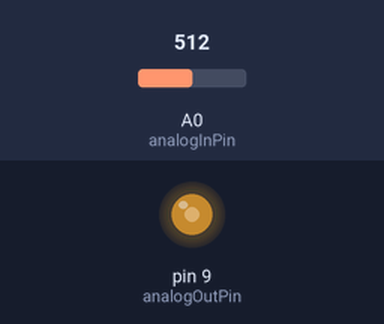
Simulated run of this sketch. Board: Arduino Uno, built with avr-gcc and run on an emulated ATmega328P. Shown: output pins drawn as LEDs (lit = HIGH). The test bench sets the inputs (shaded band); at power-on: A0 (analogInPin) = 512.

Above: at 2.8 s.
2.9 s: A0 (analogInPin) set to 716
At 4.1 s:
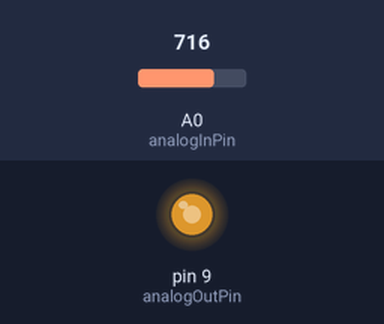
4.5 s: A0 (analogInPin) set to 900
At 5.6 s:
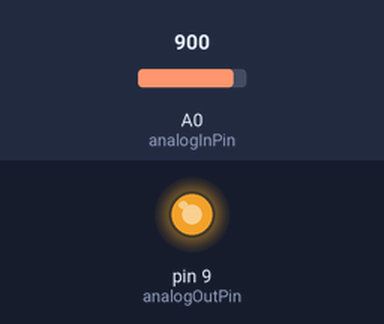
6.5 s: A0 (analogInPin) set to 122
At 8.3 s:
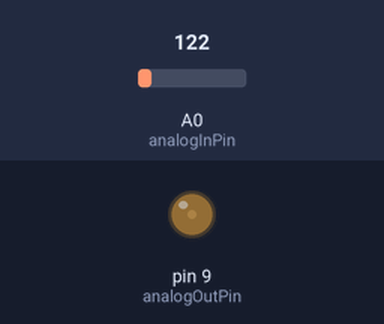
Timing chart, 0 to 9.8 s (numbered marks = the images above; inputs shaded):
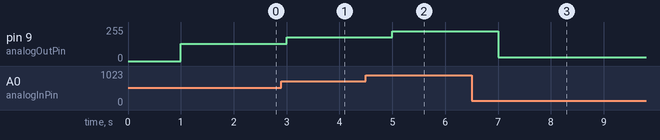

The sketch:

sketch_13_03_60Hz_band_stop.ino
```cpp
#include <TimerOne.h>

//http://www.schwietering.com/jayduino/filtuino/index.php?characteristic=bu&passmode=bs&order=2&usesr=usesr&sr=200&frequencyLow=49&noteLow=&frequencyHigh=51&noteHigh=&pw=pw&calctype=float&run=Send

const int analogInPin = A0;
const int analogOutPin = 9;

const byte PS_128 = (1 << ADPS2) | (1 << ADPS1) | (1 << ADPS0);
const byte PS_16 = (1 << ADPS2);


float v[5];

void setup()
{
  ADCSRA &= ~PS_128;  // remove prescale of 128
  ADCSRA |= PS_16;    // add prescale of 16 (1MHz)

  for(int i=0; i <= 6; i++)
  {
     v[i]=0.0;
  }
//  Timer1.initialize(10000); // uS
  Timer1.attachInterrupt(sample);
  Timer1.pwm(analogOutPin, 0, 100);
  Serial.begin(115200);
}

void loop()
{
}

void sample()
{
  int raw = analogRead(analogInPin);
  int smoothed = (int)(step(raw));
 // Serial.print(raw); Serial.print(","); Serial.println(smoothed);
  Timer1.setPwmDuty(analogOutPin, raw);
}

float step(float x)
{
			v[0] = v[1];
			v[1] = v[2];
			v[2] = v[3];
			v[3] = v[4];
			v[4] = (9.991118180304e-1 * x)
				 + ( -0.9982244250 * v[0])
				 + (  3.9918341618 * v[1])
				 + ( -5.9889945425 * v[2])
				 + (  3.9953827892 * v[3]);
			return
				 (v[0] + v[4])
				- 3.997159 * v[1]
				- 3.997159 * v[3]
				+5.994319 * v[2];
}
```

Measured:
- after the input at 2.9 s, pin 9 (analogOutPin): 128/255 → 179/255 after 0.10 s
- after the input at 4.5 s, pin 9 (analogOutPin): 179/255 → 225/255 after 0.50 s
- after the input at 6.5 s, pin 9 (analogOutPin): 225/255 → 30/255 after 0.50 s
